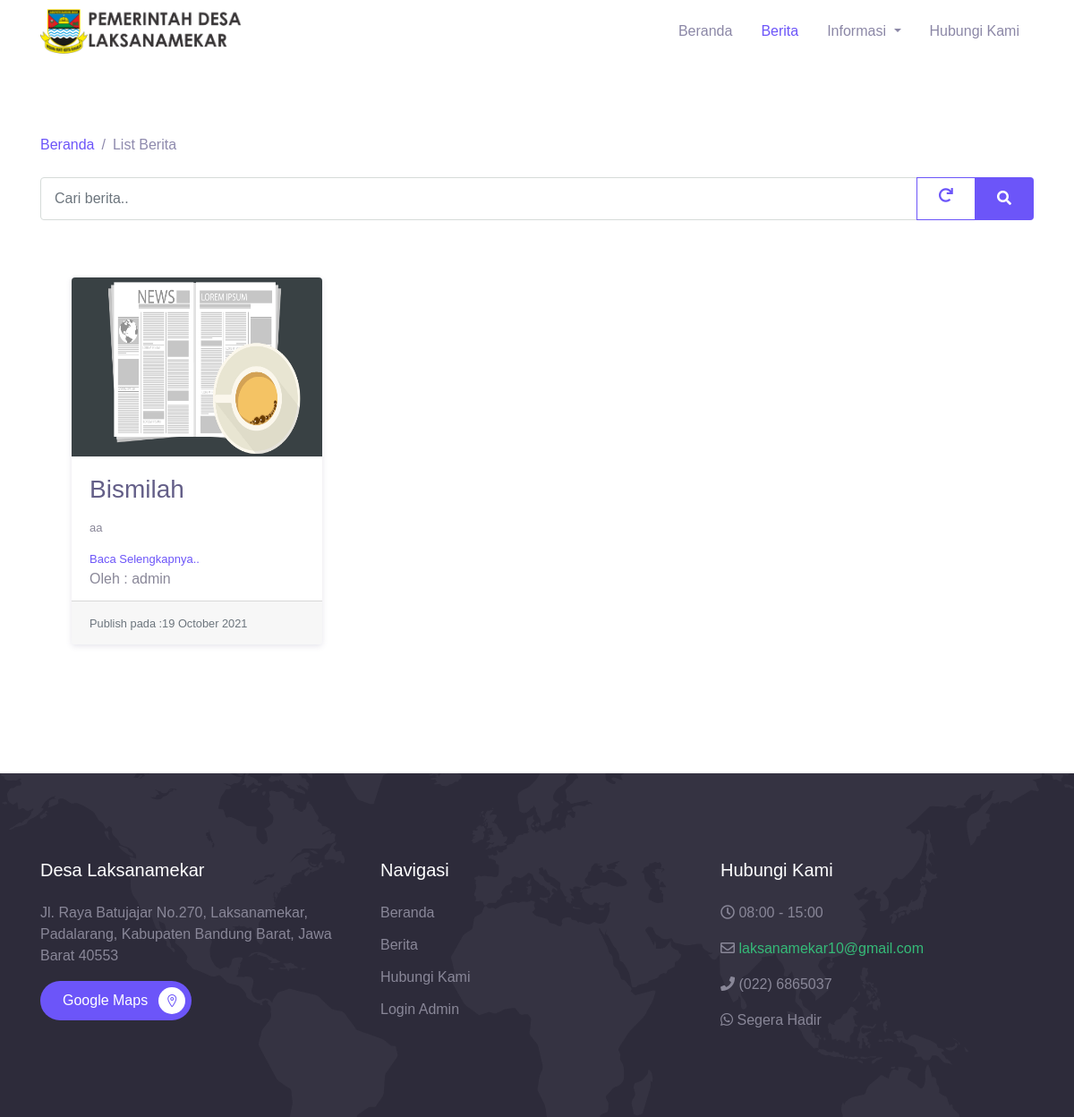
Screenshot of /index.php/listberita with the database file from the repository.
### tables this page shows
CREATE TABLE `berita` (
  `id` int(11) NOT NULL,
  `judul` varchar(128) NOT NULL,
  `isi` text NOT NULL,
  `image` varchar(123) NOT NULL,
  `author` int(11) DEFAULT NULL,
  `timestamp` datetime NOT NULL DEFAULT current_timestamp()
);

CREATE TABLE `user` (
  `id` int(11) NOT NULL,
  `username` varchar(128) NOT NULL,
  `nama` varchar(128) NOT NULL,
  `password` varchar(256) NOT NULL,
  `role` int(11) NOT NULL,
  `timestamp` datetime NOT NULL DEFAULT current_timestamp()
);

CREATE TABLE `aboutus` (
  `id` int(11) NOT NULL,
  `field` varchar(128) NOT NULL,
  `isi` text NOT NULL,
  `timestamp` datetime NOT NULL DEFAULT current_timestamp()
);

### application/controllers/ListBerita.php (called while the page is built, shortened)
<?php
class ListBerita extends CI_Controller
{
    public function index()
    {
        $item = 6;
        $this->load->library('pagination');
        if(empty($start = $this->uri->segment(3))){
            $start = 0;
        }
        $query = $this->db->query("SELECT berita.id, berita.judul, berita.isi, berita.image, user.nama, berita.timestamp FROM berita LEFT JOIN user ON berita.author=user.id ORDER BY berita.id DESC LIMIT $item OFFSET $start");
        $data['berita'] = $query->result_array();
        $data['key'] = '';
        $data['judul'] = 'Berita Desa Laksanamekar';
        $data['kontak'] = $this->db->get('aboutus')->result_array();
        $this->load->view("portal/partial/header",$data);
        $this->load->view("portal/listberita", $data);
        $this->load->view("portal/partial/footer", $data);
    }
}

### index.php (called while the page is built, shortened)
<?php
require_once BASEPATH.'core/CodeIgniter.php';

### application/views/portal/listberita.php (the view, shortened to what this page needs)
<div class="page-section">
    <div class="container">
    <nav aria-label="Breadcrumb" class="mb-4">
        <ul class="breadcrumb p-0 mb-0 bg-transparent">
          <li class="breadcrumb-item"><a href="<?= base_url('overview')?>">Beranda</a></li>
          <li class="breadcrumb-item active">List Berita</li>
        </ul>
      </nav>
      <div class="row">
        <div class="col-lg">
          <form action="" class="form-search-blog" method="post">
          <div class="input-group">
                    <input type="text" class="form-control" placeholder="Cari berita.." name="keyword1" value=<?= $key?>>
                    <div class="input-group-append" id="button-addon4">
                        <a class="btn btn-outline-primary" href="<?= base_url('listberita') ?>"><i class="fas fa-redo"></i></a>
                        <button class="btn btn-primary" type="submit"><i class="fas fa-search"></i></button>
                    </div>
                </div>
          </form>
        </div>
      </div>
      <div class="row my-5">
      <?php if(!$berita) :?>
            <div class="card-service wow fadeInUp">
            <div class="header">
              <span class="mai-newspaper"></span>
            </div>
            <div class="body">
              <h5 class="text-secondary">Informasi Belum Tersedia</h5>
              <p>Mohon Maaf Informasi mengenai berita, dan kegiatan Desa Laksanamekar Belum Tersedia</p>
              <p><b>Terimakasih</b></p>
            </div>
          </div>
          <?php else : ?>
            <?php foreach ($berita as $b) : ?>
              <div class="col-lg-4 py-3  wow fadeInUp">
                <div class="card-blog">
                  <div class="header">
                    <div class="post-thumb">
                      <img src="<?= base_url('assets/img/berita/' . $b['image']) ?>" class="img-fluid" alt="">
                    </div>
                  </div>
                  <div class="body align-items-stretch" >
                    <h3 class="post-title"><a href="<?= base_url('listberita/detail/').$b['id']?>"><?= $b['judul'] ?></a></h3>
                    <div class="post-date">
                      <p><?php $text = $b['isi'];
                                echo $text ?> </p>
                        </div>
                        <div class="post-date"> <a href="<?= base_url('listberita/detail/').$b['id']?>"> Baca Selengkapnya..</a></div>
                        <?php $tanggal = new DateTime($b['timestamp']);?>
                        <div class="float-left">Oleh : <?= $b['nama']==NULL ? 'admin' : $b['nama'] ?> </div>
                      </div>
                      <div class="card-footer mt-3">
                        <small class="text-muted">Publish pada :<?= $stringDate = $tanggal->format('j F Y '); ?></small>
                      </div>
                    </div>
                  </div>
                  <?php endforeach ?>
                </div>
                <?php endif ?>
    </div>
  </div>

### application/views/portal/partial/footer.php (shortened to what this page needs)
  <footer class="page-footer bg-image" style="background-image: url(../assets/img/world_pattern.svg);">
    <div class="container">
      <div class="row mb-5">
        <div class="col-lg-4 py-3">
          <h5>Desa Laksanamekar</h5>
          <p>Jl. Raya Batujajar No.270, Laksanamekar, Padalarang, Kabupaten Bandung Barat, Jawa Barat 40553</p>
          <a href="https://goo.gl/maps/BEDSajKsLTRNcZWv6" target="#" class="btn btn-primary btn-split">Google Maps<div class="fab"><span class="mai-location-outline"></span></div></a>
        </div>
        <div class="col-lg-4 py-3">
          <h5>Navigasi</h5>
          <ul class="footer-menu">
            <li><a href="<?= base_url('overview')?>">Beranda</a></li>
            <li><a href="<?= base_url('listberita')?>">Berita</a></li>
            <li><a href="<?= base_url('hubungikami')?>">Hubungi Kami</a></li>
            <li><a href="<?= base_url('auth')?>">Login Admin</a></li>
          </ul>
        </div>
        <div class="col-lg-4 py-3">
          <h5>Hubungi Kami</h5>
          <p><i class="far fa-clock"> </i> <?= $kontak['0']['isi']?></p>
          <p><i class="far fa-envelope"> </i> <a href="mailto:<?= $kontak['1']['isi']?>"><?= $kontak['1']['isi']?></a></p>
          <p><i class="fas fa-phone"></i> <?= $kontak['2']['isi']?></p>
          <p><i class="fab fa-whatsapp"> </i> <?= $kontak['3']['isi']?></p>
        </div>
      </div>
      </div>
  </footer>
</body>
</html>

### assets/css/theme.css (style rules this page uses)
:root { --primary: #6C55F9; --accent: #FF3D85; --secondary: #645F88; --success: #35bb78; --info: #05B4E1; --warning: #FAC14D; --danger: #FF4943; --grey: #B4B2C5; --dark: #2D2B3A; --light: #F6F5FC; }
body { font-family: "Work Sans", sans-serif; line-height: 1.5; color: #2D2B3A; }
a { color: #6C55F9; text-decoration: none; background-color: transparent; }
.btn-primary { color: #fff; background-color: #6C55F9; border-color: transparent; }
.btn-outline-primary { color: #6C55F9; border-color: #6C55F9; }
.btn { padding: 8px 24px; }
.breadcrumb { font-weight: 500; background-color: #f8f9fa; }
.breadcrumb .breadcrumb-item.active { color: #8e8aad; }
.breadcrumb .breadcrumb-item + .breadcrumb-item::before { color: #8e8aad; }
.form-control { padding: 8px 15px; height: calc(1.5em + 1.375rem + 2px); border-color: #d6dbd9; }
.bg-image { position: relative; background-position: center center; background-size: cover; background-repeat: no-repeat; }
.bg-image > * { position: relative; z-index: 10; }
.page-section { position: relative; padding-top: 80px; padding-bottom: 80px; color: #898798; overflow: hidden; }
.btn-split { display: inline-flex; align-items: center; border-radius: 40px; padding-top: 6px; padding-bottom: 6px; padding-right: 6px; }
.btn-split .fab { display: inline-block; margin-left: 12px; width: 30px; height: 30px; border-radius: 50%; line-height: 32px; text-align: center; background-color: #fff; color: #6C55F9; }
.card-blog { display: block; margin: 0 auto; max-width: 280px; border-radius: 4px; box-shadow: 0 2px 6px rgba(100, 95, 136, 0.16); overflow: hidden; }
.card-blog .header { background-color: #F6F5FC; }
.card-blog .header .post-thumb { position: relative; display: block; width: 100%; height: 200px; overflow: hidden; }
.card-blog .header .post-thumb img { width: auto; height: 100%; }
.card-blog .body { padding: 20px; }
.card-blog .post-title a { color: #645F88; transition: color .2s ease; }
.card-blog .post-date { font-size: 13px; }
.page-footer { position: relative; display: block; padding-top: 80px; padding-bottom: 16px; background-color: #2D2B3A; }
.page-footer p a { color: #35bb78; transition: color .2s ease; }
.page-footer h3, .page-footer h4, .page-footer h5 { color: #fff; margin-bottom: 24px; }
.page-footer p { color: #898798; }
.footer-menu { position: relative; padding-left: 0; list-style: none; }
.footer-menu li { margin-bottom: 12px; }
.footer-menu a, .footer-link { color: #898798; }

### rows the page displays
berita: image (picture), judul "Bismilah", isi "aa", user.nama "admin", timestamp "19 October 2021"
aboutus: isi "08:00 - 15:00"
aboutus: isi "laksanamekar10@gmail.com"
aboutus: isi "(022) 6865037"
aboutus: isi "Segera Hadir"
